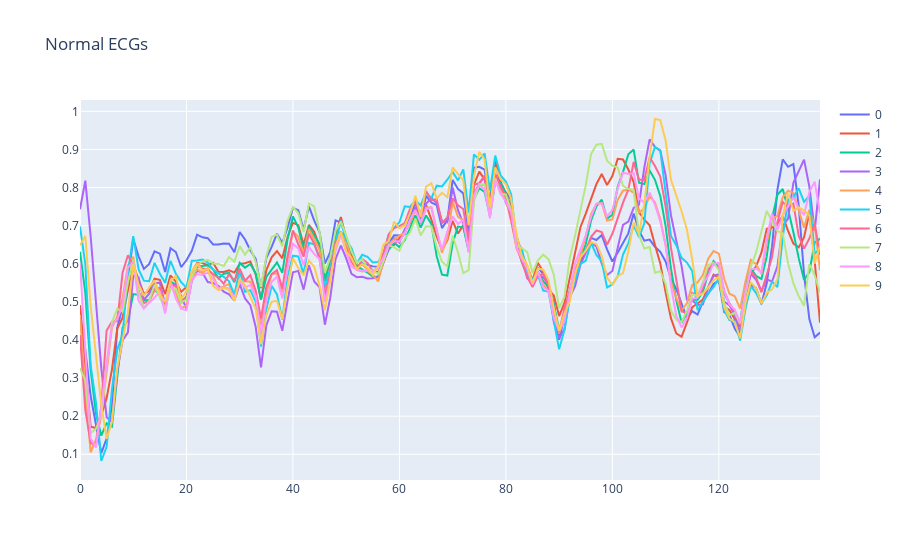
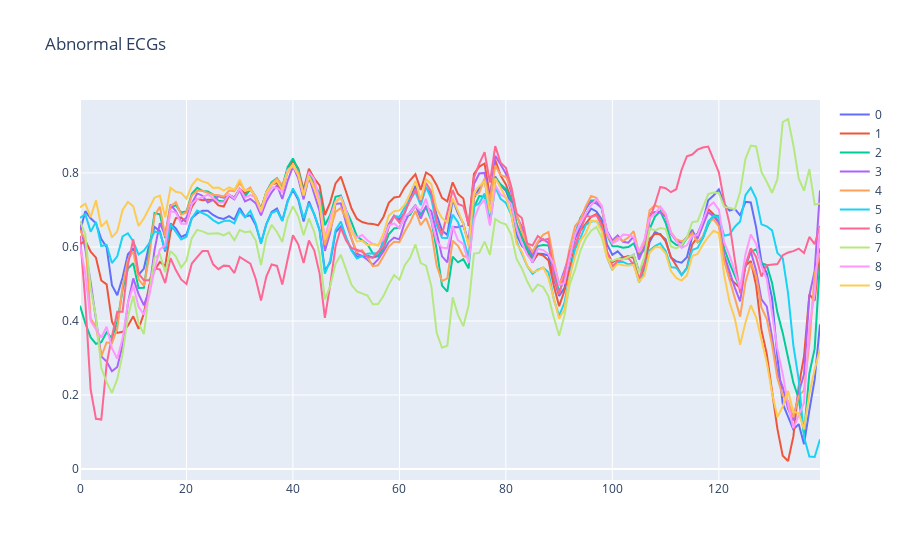

Notebook code cell kept with these figures, in order:
### Markdown cell above
Separate the data for normal and abnormal ECGs

### Code cell
import numpy as np

# [0 or 1] showing whether the ECG is [abnormal or normal].

#The labels are either 0 or 1, so I will convert them into boolean(true or false) 
train_labels = train_labels.astype(bool)
num_true = np.sum(train_labels)
num_false = len(train_labels) - num_true
print(f"True: {num_true}, False: {num_false}")

val_labels = val_labels.astype(bool)
num_true = np.sum(val_labels)
num_false = len(val_labels) - num_true
print(f"True: {num_true}, False: {num_false}")

test_labels = test_labels.astype(bool)
num_true = np.sum(test_labels)
num_false = len(test_labels) - num_true
print(f"True: {num_true}, False: {num_false}")

# Separate the data for normal ECG from that of abnormal ones
# Normal ECG data
normal_train_data = train_data[train_labels]
normal_val_data = val_data[val_labels]
normal_test_data = test_data[test_labels]

# Reshape the data to (num_samples, 140, 1)
normal_train_data = np.expand_dims(normal_train_data, axis=-1)
normal_val_data = np.expand_dims(normal_val_data, axis=-1)
normal_test_data = np.expand_dims(normal_test_data, axis=-1)

# Abnormal ECG data
abnormal_train_data = train_data[~train_labels]
abnormal_val_data = val_data[~val_labels]
abnormal_test_data = test_data[~test_labels]

# Plot the first 10 normal and abnormal ECGs
plotters.show_traces(pd.DataFrame(normal_train_data.squeeze(-1)).iloc[0:10, :],
                     title="Normal ECGs")
plotters.show_traces(pd.DataFrame(abnormal_train_data).iloc[0:10, :],
                     title="Abnormal ECGs")

### Figure 1 — Plotly figure (JSON) as saved in the notebook; plotly's stock layout.template omitted (floating-point values rounded to 4 significant figures; data arrays with more than 128 entries replaced by an {"elided": "..."} marker saying what was removed)
{"data": [{"mode": "lines", "name": "0", "type": "scatter", "x": {"elided": "140 int values"}, "y": {"elided": "140 float values"}}, {"mode": "lines", "name": "1", "type": "scatter", "x": {"elided": "140 int values"}, "y": {"elided": "140 float values"}}, {"mode": "lines", "name": "2", "type": "scatter", "x": {"elided": "140 int values"}, "y": {"elided": "140 float values"}}, {"mode": "lines", "name": "3", "type": "scatter", "x": {"elided": "140 int values"}, "y": {"elided": "140 float values"}}, {"mode": "lines", "name": "4", "type": "scatter", "x": {"elided": "140 int values"}, "y": {"elided": "140 float values"}}, {"mode": "lines", "name": "5", "type": "scatter", "x": {"elided": "140 int values"}, "y": {"elided": "140 float values"}}, {"mode": "lines", "name": "6", "type": "scatter", "x": {"elided": "140 int values"}, "y": {"elided": "140 float values"}}, {"mode": "lines", "name": "7", "type": "scatter", "x": {"elided": "140 int values"}, "y": {"elided": "140 float values"}}, {"mode": "lines", "name": "8", "type": "scatter", "x": {"elided": "140 int values"}, "y": {"elided": "140 float values"}}, {"mode": "lines", "name": "9", "type": "scatter", "x": {"elided": "140 int values"}, "y": {"elided": "140 float values"}}], "layout": {"title": {"text": "Normal ECGs"}}}

### Figure 2 — Plotly figure (JSON) as saved in the notebook; plotly's stock layout.template omitted (floating-point values rounded to 4 significant figures; data arrays with more than 128 entries replaced by an {"elided": "..."} marker saying what was removed)
{"data": [{"mode": "lines", "name": "0", "type": "scatter", "x": {"elided": "140 int values"}, "y": {"elided": "140 float values"}}, {"mode": "lines", "name": "1", "type": "scatter", "x": {"elided": "140 int values"}, "y": {"elided": "140 float values"}}, {"mode": "lines", "name": "2", "type": "scatter", "x": {"elided": "140 int values"}, "y": {"elided": "140 float values"}}, {"mode": "lines", "name": "3", "type": "scatter", "x": {"elided": "140 int values"}, "y": {"elided": "140 float values"}}, {"mode": "lines", "name": "4", "type": "scatter", "x": {"elided": "140 int values"}, "y": {"elided": "140 float values"}}, {"mode": "lines", "name": "5", "type": "scatter", "x": {"elided": "140 int values"}, "y": {"elided": "140 float values"}}, {"mode": "lines", "name": "6", "type": "scatter", "x": {"elided": "140 int values"}, "y": {"elided": "140 float values"}}, {"mode": "lines", "name": "7", "type": "scatter", "x": {"elided": "140 int values"}, "y": {"elided": "140 float values"}}, {"mode": "lines", "name": "8", "type": "scatter", "x": {"elided": "140 int values"}, "y": {"elided": "140 float values"}}, {"mode": "lines", "name": "9", "type": "scatter", "x": {"elided": "140 int values"}, "y": {"elided": "140 float values"}}], "layout": {"title": {"text": "Abnormal ECGs"}}}
